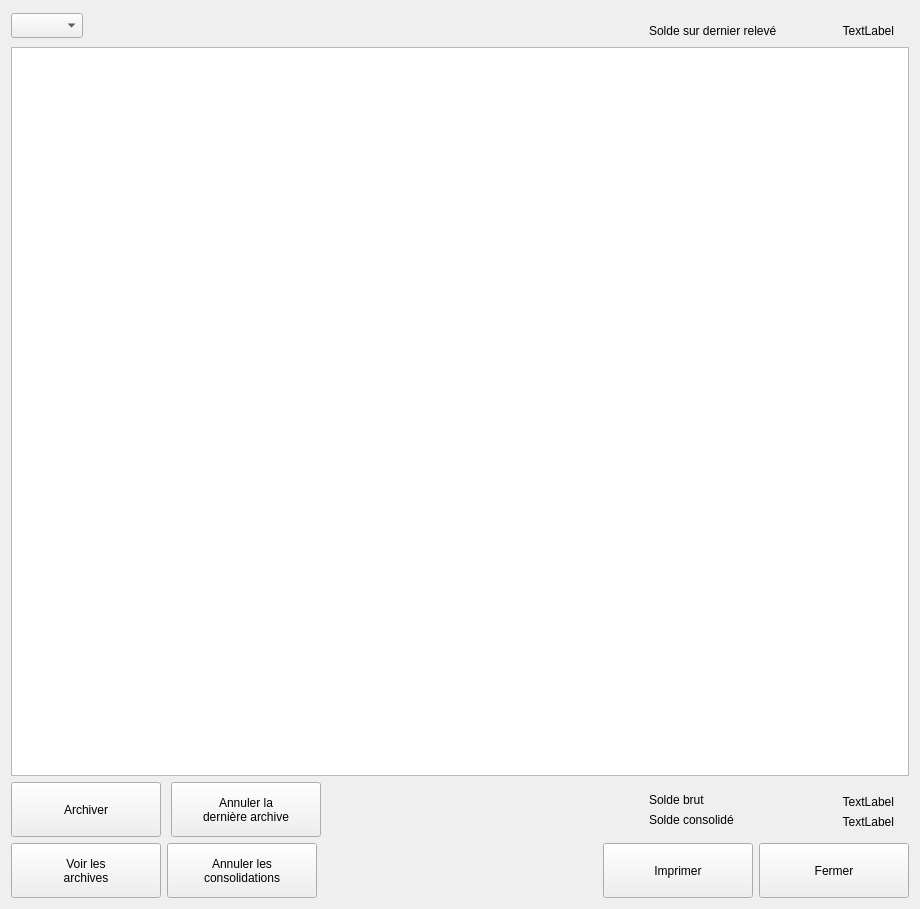
<?xml version="1.0" encoding="UTF-8"?>
<ui version="4.0">
 <class>dlg_comptes</class>
 <widget class="QDialog" name="dlg_comptes">
  <property name="geometry">
   <rect>
    <x>0</x>
    <y>0</y>
    <width>920</width>
    <height>909</height>
   </rect>
  </property>
  <property name="minimumSize">
   <size>
    <width>920</width>
    <height>0</height>
   </size>
  </property>
  <property name="maximumSize">
   <size>
    <width>920</width>
    <height>16777215</height>
   </size>
  </property>
  <property name="windowTitle">
   <string>Dialog</string>
  </property>
  <layout class="QVBoxLayout" name="verticalLayout">
   <item>
    <layout class="QHBoxLayout" name="horizontalLayout_3">
     <item>
      <widget class="QComboBox" name="BanquecomboBox">
       <property name="maximumSize">
        <size>
         <width>16777215</width>
         <height>25</height>
        </size>
       </property>
      </widget>
     </item>
     <item>
      <spacer name="horizontalSpacer_3">
       <property name="orientation">
        <enum>Qt::Horizontal</enum>
       </property>
       <property name="sizeHint" stdset="0">
        <size>
         <width>40</width>
         <height>20</height>
        </size>
       </property>
      </spacer>
     </item>
     <item>
      <widget class="QFrame" name="frame">
       <property name="minimumSize">
        <size>
         <width>260</width>
         <height>30</height>
        </size>
       </property>
       <property name="maximumSize">
        <size>
         <width>290</width>
         <height>20</height>
        </size>
       </property>
       <property name="frameShape">
        <enum>QFrame::NoFrame</enum>
       </property>
       <property name="frameShadow">
        <enum>QFrame::Plain</enum>
       </property>
       <widget class="QLabel" name="SoldeSurRelevelabel">
        <property name="geometry">
         <rect>
          <x>0</x>
          <y>5</y>
          <width>151</width>
          <height>20</height>
         </rect>
        </property>
        <property name="text">
         <string>Solde sur dernier relevé</string>
        </property>
       </widget>
       <widget class="QLabel" name="MontantSoldeSurRelevelabel">
        <property name="geometry">
         <rect>
          <x>144</x>
          <y>5</y>
          <width>101</width>
          <height>20</height>
         </rect>
        </property>
        <property name="minimumSize">
         <size>
          <width>85</width>
          <height>0</height>
         </size>
        </property>
        <property name="text">
         <string>TextLabel</string>
        </property>
        <property name="alignment">
         <set>Qt::AlignRight|Qt::AlignTrailing|Qt::AlignVCenter</set>
        </property>
       </widget>
      </widget>
     </item>
    </layout>
   </item>
   <item>
    <widget class="UpTableWidget" name="upTableWidget">
     <property name="mouseTracking">
      <bool>true</bool>
     </property>
     <property name="focusPolicy">
      <enum>Qt::NoFocus</enum>
     </property>
     <property name="contextMenuPolicy">
      <enum>Qt::CustomContextMenu</enum>
     </property>
     <property name="editTriggers">
      <set>QAbstractItemView::NoEditTriggers</set>
     </property>
     <property name="selectionMode">
      <enum>QAbstractItemView::NoSelection</enum>
     </property>
     <property name="selectionBehavior">
      <enum>QAbstractItemView::SelectRows</enum>
     </property>
    </widget>
   </item>
   <item>
    <layout class="QHBoxLayout" name="horizontalLayout_2">
     <property name="spacing">
      <number>10</number>
     </property>
     <item>
      <widget class="UpPushButton" name="ArchiverpushButton">
       <property name="sizePolicy">
        <sizepolicy hsizetype="Fixed" vsizetype="Fixed">
         <horstretch>0</horstretch>
         <verstretch>0</verstretch>
        </sizepolicy>
       </property>
       <property name="minimumSize">
        <size>
         <width>150</width>
         <height>55</height>
        </size>
       </property>
       <property name="focusPolicy">
        <enum>Qt::NoFocus</enum>
       </property>
       <property name="text">
        <string>Archiver</string>
       </property>
       <property name="icon">
        <iconset resource="../assets/Images/images.qrc">
         <normaloff>:/Archives.png</normaloff>:/Archives.png</iconset>
       </property>
       <property name="iconSize">
        <size>
         <width>35</width>
         <height>35</height>
        </size>
       </property>
      </widget>
     </item>
     <item>
      <widget class="UpPushButton" name="AnnulArchivepushButton">
       <property name="minimumSize">
        <size>
         <width>150</width>
         <height>55</height>
        </size>
       </property>
       <property name="maximumSize">
        <size>
         <width>150</width>
         <height>55</height>
        </size>
       </property>
       <property name="focusPolicy">
        <enum>Qt::NoFocus</enum>
       </property>
       <property name="text">
        <string>Annuler la
dernière archive</string>
       </property>
       <property name="icon">
        <iconset resource="../assets/Images/images.qrc">
         <normaloff>:/Supprime.png</normaloff>:/Supprime.png</iconset>
       </property>
       <property name="iconSize">
        <size>
         <width>30</width>
         <height>30</height>
        </size>
       </property>
      </widget>
     </item>
     <item>
      <spacer name="horizontalSpacer_2">
       <property name="orientation">
        <enum>Qt::Horizontal</enum>
       </property>
       <property name="sizeHint" stdset="0">
        <size>
         <width>40</width>
         <height>20</height>
        </size>
       </property>
      </spacer>
     </item>
     <item>
      <widget class="QFrame" name="horizontalFrame">
       <property name="minimumSize">
        <size>
         <width>260</width>
         <height>50</height>
        </size>
       </property>
       <property name="maximumSize">
        <size>
         <width>16777215</width>
         <height>80</height>
        </size>
       </property>
       <widget class="QLabel" name="MontantSoldeBrutlabel">
        <property name="geometry">
         <rect>
          <x>160</x>
          <y>10</y>
          <width>85</width>
          <height>20</height>
         </rect>
        </property>
        <property name="minimumSize">
         <size>
          <width>85</width>
          <height>0</height>
         </size>
        </property>
        <property name="text">
         <string>TextLabel</string>
        </property>
        <property name="alignment">
         <set>Qt::AlignRight|Qt::AlignTrailing|Qt::AlignVCenter</set>
        </property>
       </widget>
       <widget class="QLabel" name="MontantSoldeConsolidelabel">
        <property name="geometry">
         <rect>
          <x>160</x>
          <y>30</y>
          <width>85</width>
          <height>20</height>
         </rect>
        </property>
        <property name="minimumSize">
         <size>
          <width>85</width>
          <height>0</height>
         </size>
        </property>
        <property name="text">
         <string>TextLabel</string>
        </property>
        <property name="alignment">
         <set>Qt::AlignRight|Qt::AlignTrailing|Qt::AlignVCenter</set>
        </property>
       </widget>
       <widget class="QLabel" name="SoldeBrutlabel">
        <property name="geometry">
         <rect>
          <x>0</x>
          <y>10</y>
          <width>101</width>
          <height>16</height>
         </rect>
        </property>
        <property name="text">
         <string>Solde brut</string>
        </property>
       </widget>
       <widget class="QLabel" name="SoldeConsolidelabel">
        <property name="geometry">
         <rect>
          <x>0</x>
          <y>30</y>
          <width>151</width>
          <height>16</height>
         </rect>
        </property>
        <property name="text">
         <string>Solde consolidé</string>
        </property>
       </widget>
      </widget>
     </item>
    </layout>
   </item>
   <item>
    <layout class="QHBoxLayout" name="horizontalLayout">
     <item>
      <widget class="UpPushButton" name="VoirArchivespushButton">
       <property name="sizePolicy">
        <sizepolicy hsizetype="Fixed" vsizetype="Fixed">
         <horstretch>0</horstretch>
         <verstretch>0</verstretch>
        </sizepolicy>
       </property>
       <property name="minimumSize">
        <size>
         <width>150</width>
         <height>55</height>
        </size>
       </property>
       <property name="focusPolicy">
        <enum>Qt::NoFocus</enum>
       </property>
       <property name="text">
        <string>Voir les
archives</string>
       </property>
       <property name="icon">
        <iconset resource="../assets/Images/images.qrc">
         <normaloff>:/metadoc.png</normaloff>:/metadoc.png</iconset>
       </property>
       <property name="iconSize">
        <size>
         <width>35</width>
         <height>35</height>
        </size>
       </property>
      </widget>
     </item>
     <item>
      <widget class="UpPushButton" name="AnnulerConsolidationspushButton">
       <property name="sizePolicy">
        <sizepolicy hsizetype="Fixed" vsizetype="Fixed">
         <horstretch>0</horstretch>
         <verstretch>0</verstretch>
        </sizepolicy>
       </property>
       <property name="minimumSize">
        <size>
         <width>150</width>
         <height>55</height>
        </size>
       </property>
       <property name="maximumSize">
        <size>
         <width>150</width>
         <height>55</height>
        </size>
       </property>
       <property name="focusPolicy">
        <enum>Qt::NoFocus</enum>
       </property>
       <property name="text">
        <string>Annuler les
consolidations</string>
       </property>
       <property name="icon">
        <iconset resource="../assets/Images/images.qrc">
         <normaloff>:/Supprime.png</normaloff>:/Supprime.png</iconset>
       </property>
       <property name="iconSize">
        <size>
         <width>35</width>
         <height>35</height>
        </size>
       </property>
      </widget>
     </item>
     <item>
      <spacer name="horizontalSpacer">
       <property name="orientation">
        <enum>Qt::Horizontal</enum>
       </property>
       <property name="sizeHint" stdset="0">
        <size>
         <width>40</width>
         <height>20</height>
        </size>
       </property>
      </spacer>
     </item>
     <item>
      <widget class="UpPushButton" name="ImprimepushButton">
       <property name="sizePolicy">
        <sizepolicy hsizetype="Fixed" vsizetype="Fixed">
         <horstretch>0</horstretch>
         <verstretch>0</verstretch>
        </sizepolicy>
       </property>
       <property name="minimumSize">
        <size>
         <width>150</width>
         <height>55</height>
        </size>
       </property>
       <property name="focusPolicy">
        <enum>Qt::NoFocus</enum>
       </property>
       <property name="text">
        <string>Imprimer</string>
       </property>
       <property name="icon">
        <iconset resource="../assets/Images/images.qrc">
         <normaloff>:/Imprimer.png</normaloff>:/Imprimer.png</iconset>
       </property>
       <property name="iconSize">
        <size>
         <width>35</width>
         <height>35</height>
        </size>
       </property>
      </widget>
     </item>
     <item>
      <widget class="UpPushButton" name="OKpushButton">
       <property name="sizePolicy">
        <sizepolicy hsizetype="Fixed" vsizetype="Fixed">
         <horstretch>0</horstretch>
         <verstretch>0</verstretch>
        </sizepolicy>
       </property>
       <property name="minimumSize">
        <size>
         <width>150</width>
         <height>55</height>
        </size>
       </property>
       <property name="focusPolicy">
        <enum>Qt::NoFocus</enum>
       </property>
       <property name="text">
        <string>Fermer</string>
       </property>
       <property name="icon">
        <iconset resource="../assets/Images/images.qrc">
         <normaloff>:/start.png</normaloff>:/start.png</iconset>
       </property>
       <property name="iconSize">
        <size>
         <width>35</width>
         <height>35</height>
        </size>
       </property>
      </widget>
     </item>
    </layout>
   </item>
  </layout>
 </widget>
 <customwidgets>
  <customwidget>
   <class>UpPushButton</class>
   <extends>QPushButton</extends>
   <header>uppushbutton.h</header>
  </customwidget>
  <customwidget>
   <class>UpTableWidget</class>
   <extends>QTableWidget</extends>
   <header>uptablewidget.h</header>
  </customwidget>
 </customwidgets>
 <resources>
  <include location="../assets/Images/images.qrc"/>
 </resources>
 <connections/>
</ui>
